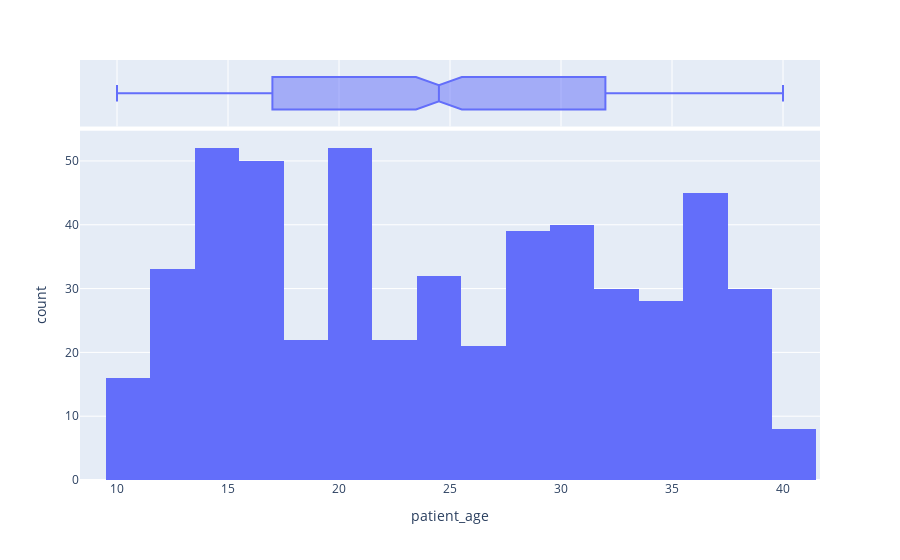

Notebook source saved alongside this figure:
### Code cell
px.histogram(simulated_dataframe, x="patient_age", marginal="box")

### Figure 1 — Plotly figure (JSON) as saved in the notebook; plotly's stock layout.template omitted (floating-point values rounded to 4 significant figures; data arrays with more than 128 entries replaced by an {"elided": "..."} marker saying what was removed)
{"data": [{"alignmentgroup": "True", "bingroup": "x", "hovertemplate": "patient_age=%{x}<br>count=%{y}<extra></extra>", "legendgroup": "", "marker": {"color": "#636efa", "pattern": {"shape": ""}}, "name": "", "offsetgroup": "", "orientation": "v", "showlegend": false, "type": "histogram", "x": {"elided": "520 int values"}, "xaxis": "x", "yaxis": "y"}, {"alignmentgroup": "True", "hovertemplate": "patient_age=%{x}<extra></extra>", "legendgroup": "", "marker": {"color": "#636efa"}, "name": "", "notched": true, "offsetgroup": "", "showlegend": false, "type": "box", "x": {"elided": "520 int values"}, "xaxis": "x2", "yaxis": "y2"}], "layout": {"barmode": "relative", "legend": {"tracegroupgap": 0}, "margin": {"t": 60}, "xaxis": {"anchor": "y", "domain": [0, 1], "title": {"text": "patient_age"}}, "xaxis2": {"anchor": "y2", "domain": [0, 1], "matches": "x", "showgrid": true, "showticklabels": false}, "yaxis": {"anchor": "x", "domain": [0, 0.8316], "title": {"text": "count"}}, "yaxis2": {"anchor": "x2", "domain": [0.8416, 1], "matches": "y2", "showgrid": false, "showline": false, "showticklabels": false, "ticks": ""}}}
